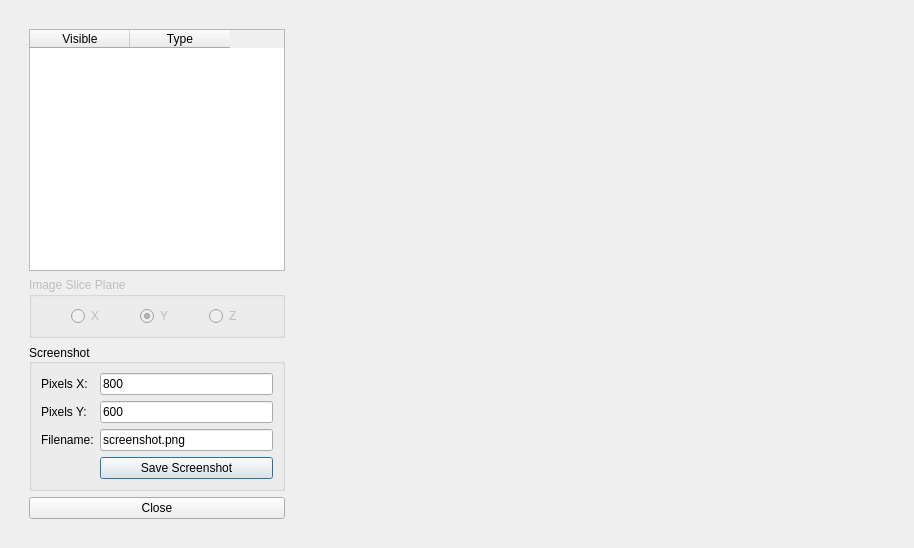
<?xml version="1.0" encoding="UTF-8"?>
<ui version="4.0">
 <class>Dialog</class>
 <widget class="QDialog" name="Dialog">
  <property name="geometry">
   <rect>
    <x>0</x>
    <y>0</y>
    <width>914</width>
    <height>548</height>
   </rect>
  </property>
  <property name="sizePolicy">
   <sizepolicy hsizetype="Preferred" vsizetype="Preferred">
    <horstretch>0</horstretch>
    <verstretch>0</verstretch>
   </sizepolicy>
  </property>
  <property name="windowTitle">
   <string>Model Viewer</string>
  </property>
  <layout class="QHBoxLayout" name="horizontalLayout_2">
   <item>
    <widget class="QWidget" name="widgetMain" native="true">
     <property name="enabled">
      <bool>true</bool>
     </property>
     <property name="sizePolicy">
      <sizepolicy hsizetype="Preferred" vsizetype="Preferred">
       <horstretch>0</horstretch>
       <verstretch>0</verstretch>
      </sizepolicy>
     </property>
     <property name="maximumSize">
      <size>
       <width>16777215</width>
       <height>16777215</height>
      </size>
     </property>
     <layout class="QGridLayout" name="gridLayout">
      <item row="0" column="0">
       <widget class="QWidget" name="widget" native="true">
        <property name="maximumSize">
         <size>
          <width>500</width>
          <height>16777215</height>
         </size>
        </property>
        <layout class="QVBoxLayout" name="verticalLayout_3">
         <item>
          <layout class="QVBoxLayout" name="verticalLayout">
           <property name="sizeConstraint">
            <enum>QLayout::SetDefaultConstraint</enum>
           </property>
           <item>
            <widget class="QTableWidget" name="tableWidget">
             <property name="sizePolicy">
              <sizepolicy hsizetype="Preferred" vsizetype="Expanding">
               <horstretch>0</horstretch>
               <verstretch>0</verstretch>
              </sizepolicy>
             </property>
             <property name="sortingEnabled">
              <bool>false</bool>
             </property>
             <attribute name="horizontalHeaderVisible">
              <bool>true</bool>
             </attribute>
             <attribute name="horizontalHeaderCascadingSectionResizes">
              <bool>false</bool>
             </attribute>
             <attribute name="horizontalHeaderDefaultSectionSize">
              <number>100</number>
             </attribute>
             <column>
              <property name="text">
               <string>Visible</string>
              </property>
             </column>
             <column>
              <property name="text">
               <string>Type</string>
              </property>
             </column>
            </widget>
           </item>
           <item>
            <widget class="QGroupBox" name="sliceplanegroup">
             <property name="enabled">
              <bool>false</bool>
             </property>
             <property name="title">
              <string>Image Slice Plane</string>
             </property>
             <layout class="QHBoxLayout" name="horizontalLayout">
              <item>
               <widget class="QRadioButton" name="slicePlaneRadioX">
                <property name="sizePolicy">
                 <sizepolicy hsizetype="Fixed" vsizetype="Fixed">
                  <horstretch>0</horstretch>
                  <verstretch>0</verstretch>
                 </sizepolicy>
                </property>
                <property name="text">
                 <string>X</string>
                </property>
                <property name="checked">
                 <bool>false</bool>
                </property>
               </widget>
              </item>
              <item>
               <widget class="QRadioButton" name="slicePlaneRadioY">
                <property name="sizePolicy">
                 <sizepolicy hsizetype="Fixed" vsizetype="Fixed">
                  <horstretch>0</horstretch>
                  <verstretch>0</verstretch>
                 </sizepolicy>
                </property>
                <property name="text">
                 <string>Y</string>
                </property>
                <property name="checked">
                 <bool>true</bool>
                </property>
               </widget>
              </item>
              <item>
               <widget class="QRadioButton" name="slicePlaneRadioZ">
                <property name="sizePolicy">
                 <sizepolicy hsizetype="Fixed" vsizetype="Fixed">
                  <horstretch>0</horstretch>
                  <verstretch>0</verstretch>
                 </sizepolicy>
                </property>
                <property name="text">
                 <string>Z</string>
                </property>
               </widget>
              </item>
             </layout>
            </widget>
           </item>
           <item>
            <widget class="QGroupBox" name="screenshotgroup">
             <property name="title">
              <string>Screenshot</string>
             </property>
             <property name="alignment">
              <set>Qt::AlignLeading|Qt::AlignLeft|Qt::AlignVCenter</set>
             </property>
             <layout class="QFormLayout" name="formLayout">
              <property name="fieldGrowthPolicy">
               <enum>QFormLayout::AllNonFixedFieldsGrow</enum>
              </property>
              <item row="0" column="0">
               <widget class="QLabel" name="pixelsXLabel">
                <property name="sizePolicy">
                 <sizepolicy hsizetype="Fixed" vsizetype="Preferred">
                  <horstretch>0</horstretch>
                  <verstretch>0</verstretch>
                 </sizepolicy>
                </property>
                <property name="text">
                 <string>Pixels X:</string>
                </property>
               </widget>
              </item>
              <item row="0" column="1">
               <widget class="QLineEdit" name="screenshotPixelXLineEdit">
                <property name="sizePolicy">
                 <sizepolicy hsizetype="Expanding" vsizetype="Fixed">
                  <horstretch>0</horstretch>
                  <verstretch>0</verstretch>
                 </sizepolicy>
                </property>
                <property name="text">
                 <string>800</string>
                </property>
               </widget>
              </item>
              <item row="1" column="0">
               <widget class="QLabel" name="pixelsYLabel">
                <property name="sizePolicy">
                 <sizepolicy hsizetype="Fixed" vsizetype="Preferred">
                  <horstretch>0</horstretch>
                  <verstretch>0</verstretch>
                 </sizepolicy>
                </property>
                <property name="text">
                 <string>Pixels Y:</string>
                </property>
               </widget>
              </item>
              <item row="1" column="1">
               <widget class="QLineEdit" name="screenshotPixelYLineEdit">
                <property name="sizePolicy">
                 <sizepolicy hsizetype="Expanding" vsizetype="Fixed">
                  <horstretch>0</horstretch>
                  <verstretch>0</verstretch>
                 </sizepolicy>
                </property>
                <property name="text">
                 <string>600</string>
                </property>
               </widget>
              </item>
              <item row="2" column="0">
               <widget class="QLabel" name="screenshotFilenameLabel">
                <property name="text">
                 <string>Filename:</string>
                </property>
               </widget>
              </item>
              <item row="2" column="1">
               <widget class="QLineEdit" name="screenshotFilenameLineEdit">
                <property name="sizePolicy">
                 <sizepolicy hsizetype="Expanding" vsizetype="Fixed">
                  <horstretch>0</horstretch>
                  <verstretch>0</verstretch>
                 </sizepolicy>
                </property>
                <property name="text">
                 <string>screenshot.png</string>
                </property>
               </widget>
              </item>
              <item row="3" column="1">
               <widget class="QPushButton" name="screenshotSaveButton">
                <property name="sizePolicy">
                 <sizepolicy hsizetype="Preferred" vsizetype="Fixed">
                  <horstretch>0</horstretch>
                  <verstretch>0</verstretch>
                 </sizepolicy>
                </property>
                <property name="text">
                 <string>Save Screenshot</string>
                </property>
               </widget>
              </item>
             </layout>
            </widget>
           </item>
           <item>
            <widget class="QPushButton" name="closeButton">
             <property name="sizePolicy">
              <sizepolicy hsizetype="MinimumExpanding" vsizetype="Fixed">
               <horstretch>0</horstretch>
               <verstretch>0</verstretch>
              </sizepolicy>
             </property>
             <property name="layoutDirection">
              <enum>Qt::LeftToRight</enum>
             </property>
             <property name="text">
              <string>Close</string>
             </property>
            </widget>
           </item>
          </layout>
         </item>
        </layout>
       </widget>
      </item>
      <item row="0" column="1">
       <widget class="MayaviSceneWidget" name="MayaviScene" native="true">
        <property name="sizePolicy">
         <sizepolicy hsizetype="Preferred" vsizetype="Expanding">
          <horstretch>1</horstretch>
          <verstretch>1</verstretch>
         </sizepolicy>
        </property>
       </widget>
      </item>
     </layout>
    </widget>
   </item>
  </layout>
 </widget>
 <customwidgets>
  <customwidget>
   <class>MayaviSceneWidget</class>
   <extends>QWidget</extends>
   <header>gias3/mapclientpluginutilities/viewers/mayaviscenewidget.h</header>
   <container>1</container>
  </customwidget>
 </customwidgets>
 <resources/>
 <connections/>
</ui>
